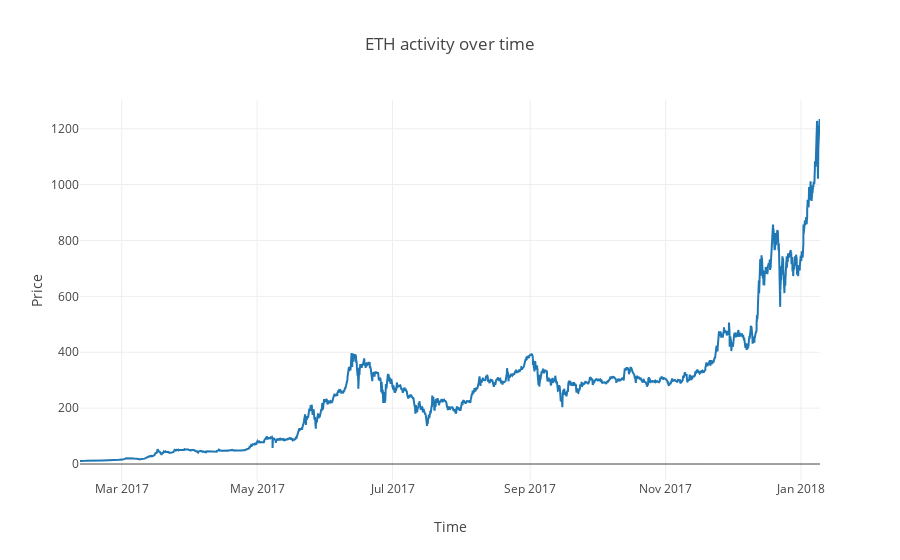
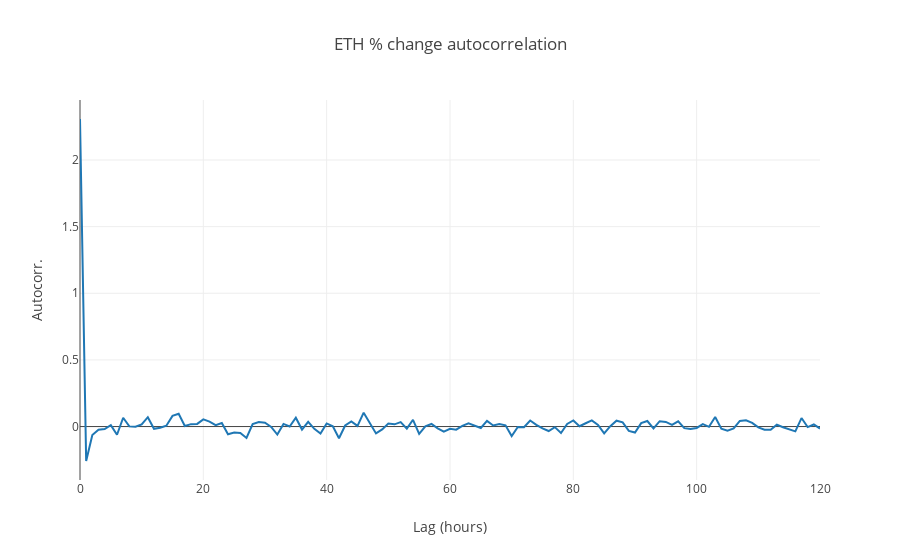

These figures' notebook cell, in order:
### Markdown cell above
### Visualize Data

### Code cell
coin_to_vis = 'ETH'

## eth price, vol over time (candle graph)?
formtime = pd.to_datetime(df_dict[coin_to_vis].index,unit='s') # for intuition, adds formatted datetime

traces=[]
traces += [go.Scatter(x=formtime, y=df_dict['ETH'].open, name=coin_to_vis + ' hourly open')]
layout = go.Layout(
        title=coin_to_vis + ' activity over time',
        xaxis={'title': 'Time'},
        yaxis={'title': 'Price'},
)
fig = go.Figure(data=traces, layout=layout)
pyo.iplot(fig)

## eth auto corr
maxlag = 120
acorr= autocorrelation(df_dict['ETH'].pct_chng, maxlag)

traces=[]
traces += [go.Scatter(y=acorr, name=coin_to_vis + ' hourly open')]
layout = go.Layout(
        title=coin_to_vis + ' % change autocorrelation',
        xaxis={'title': 'Lag (hours)'},
        yaxis={'title': 'Autocorr.'},
)
fig = go.Figure(data=traces, layout=layout)
pyo.iplot(fig)

### Figure 1 — Plotly figure (JSON) as saved in the notebook; plotly's stock layout.template omitted (floating-point values rounded to 4 significant figures; data arrays with more than 128 entries replaced by an {"elided": "..."} marker saying what was removed)
{"data": [{"name": "ETH hourly open", "type": "scatter", "x": {"elided": "8004 str values"}, "y": {"elided": "8004 float values"}}], "layout": {"title": "ETH activity over time", "xaxis": {"title": "Time"}, "yaxis": {"title": "Price"}}}

### Figure 2 — Plotly figure (JSON) as saved in the notebook; plotly's stock layout.template omitted (floating-point values rounded to 4 significant figures)
{"data": [{"name": "ETH hourly open", "type": "scatter", "y": [2.308, -0.2585, -0.06307, -0.02463, -0.01882, 0.01043, -0.06148, 0.06614, 0.001229, -0.001531, 0.01625, 0.06997, -0.01685, -0.008538, 0.005999, 0.07973, 0.09544, 0.004237, 0.01794, 0.01988, 0.05366, 0.03693, 0.01098, 0.02628, -0.05765, -0.04512, -0.04882, -0.0859, 0.01838, 0.0337, 0.0294, -0.002596, -0.05998, 0.01948, 0.0004112, 0.06603, -0.02277, 0.03585, -0.01681, -0.05306, 0.02332, 0.001524, -0.08815, 0.007777, 0.03902, 0.005024, 0.104, 0.0206, -0.05134, -0.02139, 0.02252, 0.01647, 0.03315, -0.01604, 0.05069, -0.05542, 0.001412, 0.01926, -0.01369, -0.03892, -0.01709, -0.02317, 0.005533, 0.02445, 0.007938, -0.01052, 0.04265, 0.007939, 0.019, 0.009445, -0.07121, -0.003718, -0.004495, 0.04576, 0.01304, -0.01442, -0.03353, -0.004433, -0.04828, 0.01914, 0.04591, 0.002108, 0.02479, 0.0467, 0.01281, -0.0515, 0.00282, 0.04399, 0.03124, -0.03234, -0.04511, 0.02606, 0.04148, -0.01416, 0.04, 0.03464, 0.01305, 0.0396, -0.01211, -0.01887, -0.01042, 0.01863, -0.00203, 0.07164, -0.01608, -0.03096, -0.01467, 0.04215, 0.04695, 0.02778, -0.00652, -0.02439, -0.02339, 0.01435, -0.004923, -0.02084, -0.03585, 0.06378, -0.004117, 0.01552, -0.015]}], "layout": {"title": "ETH % change autocorrelation", "xaxis": {"title": "Lag (hours)"}, "yaxis": {"title": "Autocorr."}}}
